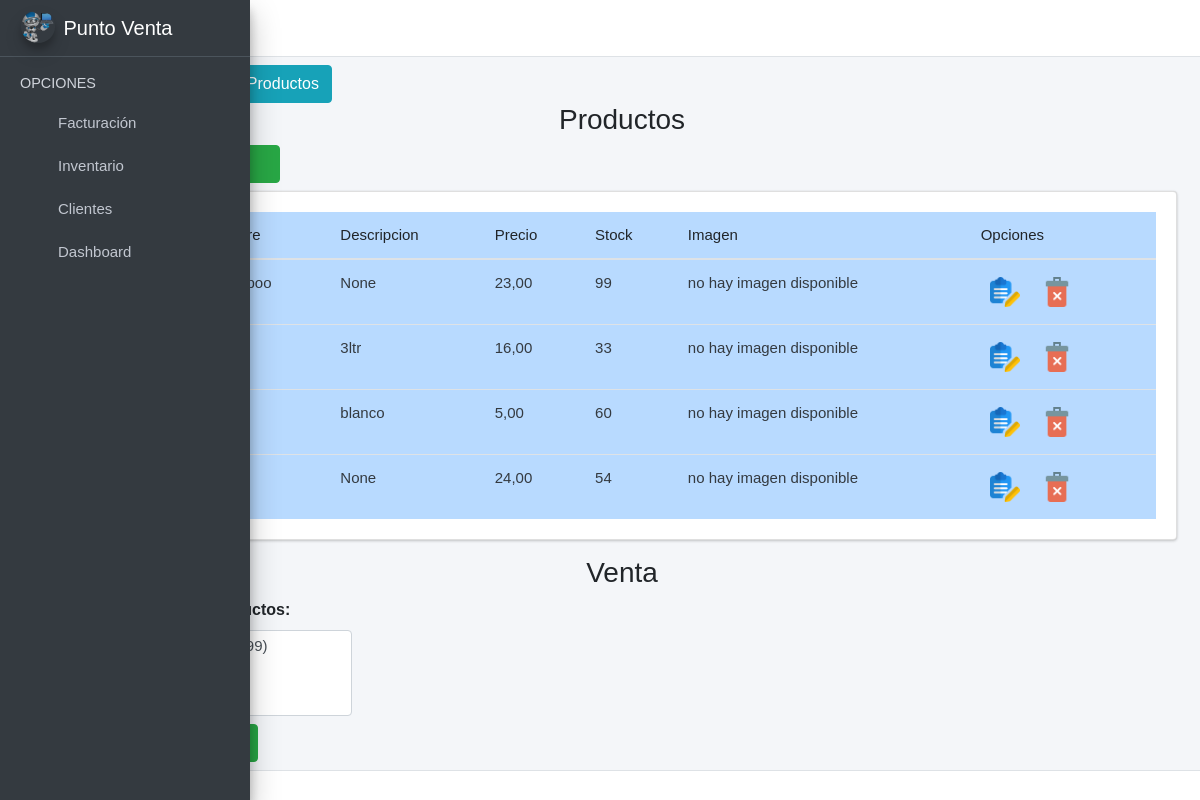
Before: /productos/ with the older database file.
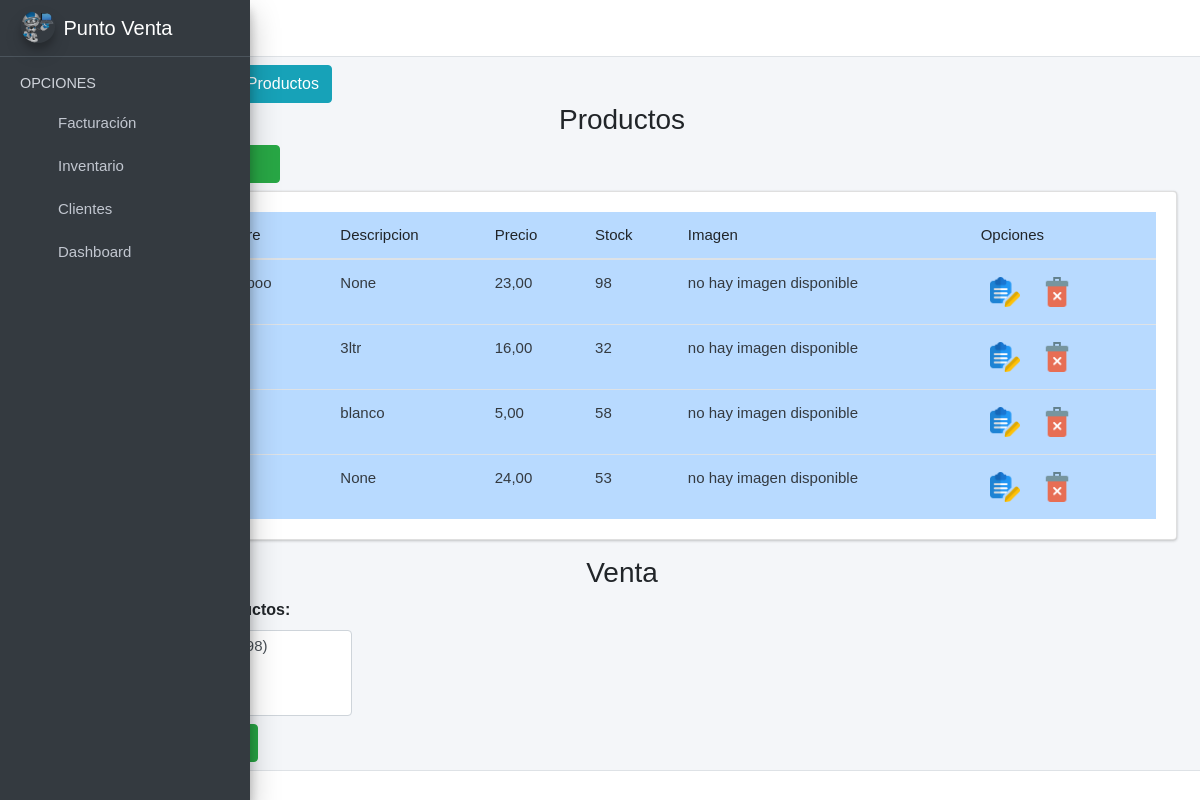
After: the same page with the newer database file.
### ventas/models.py (models this page shows, shortened)
class Producto(models.Model):
    nombre = models.CharField(max_length=255, unique=True, null=True, blank= False)
    descripcion = models.CharField(max_length=255, null=True, blank=True)
    imagen = models.ImageField(upload_to='productos', null=True, blank=True)
    precio = models.DecimalField(max_digits=15, decimal_places=2, null=True)
    stock = models.IntegerField(blank=False, null=False)
    created = models.DateTimeField(auto_now_add=True)
    updated = models.DateTimeField(auto_now=True)
    class Meta:
        verbose_name='producto'
        verbose_name_plural = 'productos'
        order_with_respect_to = 'descripcion'

### ventas/views.py (the view)
# urls.py: path('productos/', views.productos_view, name='Productos'),
def productos_view(request):
    productos = Producto.objects.all()
    form_add = AddProductoForm()
    form_editar_producto = EditProductoForm()
    context = {
        'productos': productos,
        'form_add': form_add,
        'form_editar_producto': form_editar_producto
    }
    return render(request, 'productos.html', context)

### ventas/templates/productos.html (shortened to what this page needs)
{% extends "base.html" %}
{% load static %}
{% load widget_tweaks %}
{% block content %}
<link rel="stylesheet" href="{% static 'index/css/b4.css' %}">
<a href="{% url 'descargar_xml_productos' %}" class="btn btn-info mt-2">Descargar XML de Productos</a>
<div class="row">
    <div class="col-md-12">
        <h3 class="text-center">Productos <i class="fas fa-boxes"></i></h3>
        <div class="col-md-3 pb-2">
            <a href="#AgregarPersonalModal"
                data-toggle="modal" data-dismiss="modal">
                <button type="button" class="btn btn-success">
                    <i class="fas fa-plus-circle"></i>
                </button>
            </a>
        </div>
        <div class="card card-body" style="overflow:scroll">
            <table class="table table-hover table-primary" id="myTable">
                <thead>
                    <tr>
                        <th># ID</th>
                        <th>Nombre</th>
                        <th>Descripcion</th>
                        <th>Precio</th>
                        <th>Stock</th>
                        <th>Imagen</th>
                        <th>Opciones</th>
                    </tr>
                </thead>
                <tbody class="text-dark">
                    {% for i in productos %}
                    <tr>
                        <td>{{i.id}}</td>
                        <td>{{i.nombre}}</td>
                        <td>{{i.descripcion}}</td>
                        <td>{{i.precio}}</td>
                        <td>{{i.stock}}</td>
                        {% if i.imagen %}
                        <td><img src="{{ i.imagen.url }}" alt="Error" width="100" height="100"></td>
                        {% else %}
                        <td>no hay imagen disponible</td>
                        {% endif %}
                        <td>
                            <button onclick="editarProduct('{{i.id}}', '{{i.nombre}}', '{{i.descripcion}}', '{{i.precio}}', '{{i.stock}}','{{i.imagen}}')" class="btn btn-dark-outline btn-sm" data-toggle="modal"
                                href="#EditarPersonalModal"><img src="{% static 'index/img/editar.png' %}" alt="Error"
                                    width="30"></button>
                            <button onclick="eliminarProducto('{{i.id}}')" class="btn btn-dark-outline btn-sm"
                                data-toggle="modal" href="#EliminarPersonalModal"><img
                                    src="{% static 'index/img/delete.png' %}" alt="Error" width="30"></button>
                        </td>
                    </tr>
                    {% endfor %}
                </tbody>
            </table>
        </div>
    </div>
</div>
<div class="row">
    <div class="col-md-12">
        <h3 class="text-center">Venta <i class="fas fa-boxes"></i></h3>
        <div class="col-md-3 pb-2">
            <form method="POST" action="{% url 'realizar_compra' %}" id="realizarCompraForm">
                <label for="id_productos">Seleccionar Productos:</label>
                <select name="productos[]" id="id_productos" class="form-control" multiple>
                    {% for producto in productos %}
                        <option value="{{ producto.id }}">{{ producto.nombre }} (Stock: {{ producto.stock }})</option>
                    {% endfor %}
                </select>
                <button type="submit" class="btn btn-success mt-2">Realizar Compra</button>
            </form>
        </div>
    </div>
</div>
{% endblock %}

Changed rows visible on the page:
changed Producto (number 1 of 4 on the later page): stock "99" → "98"
changed Producto "3ltr": stock "33" → "32"
changed Producto "blanco": stock "60" → "58"
changed Producto (number 4 of 4 on the later page): stock "54" → "53"
